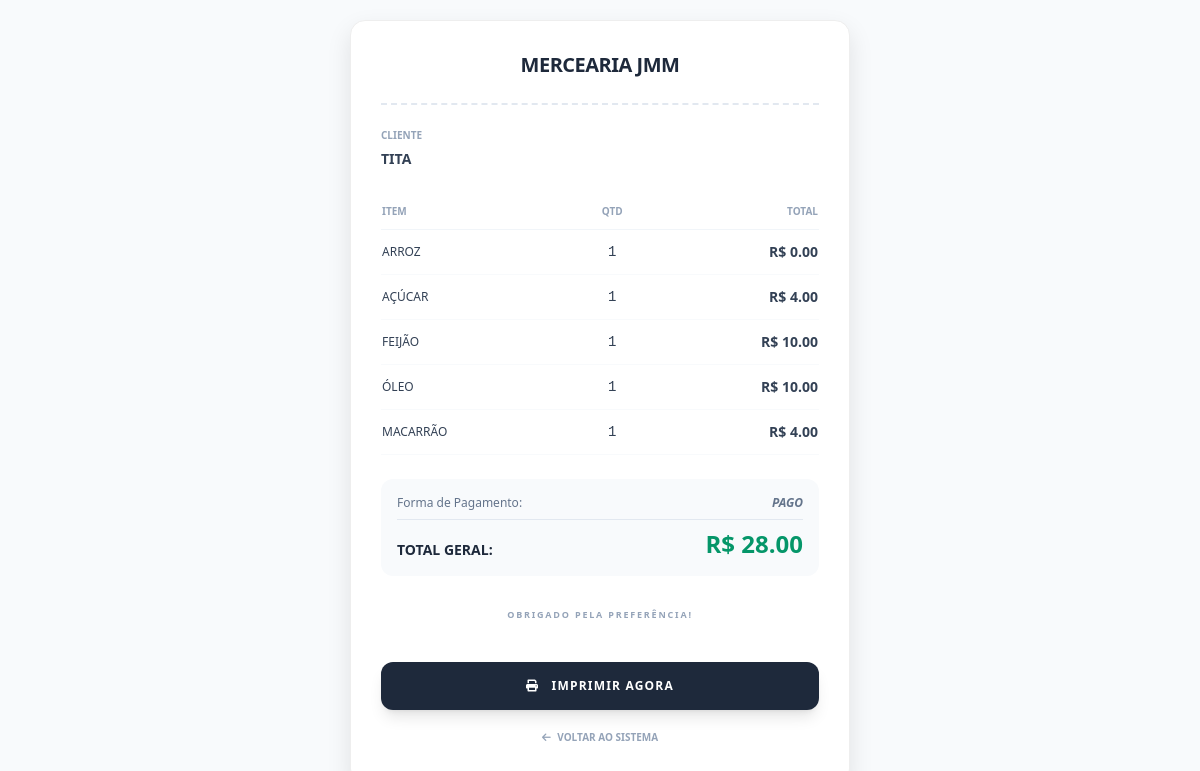
Page /venda/11/comprovante (signed in) on the earlier database version.
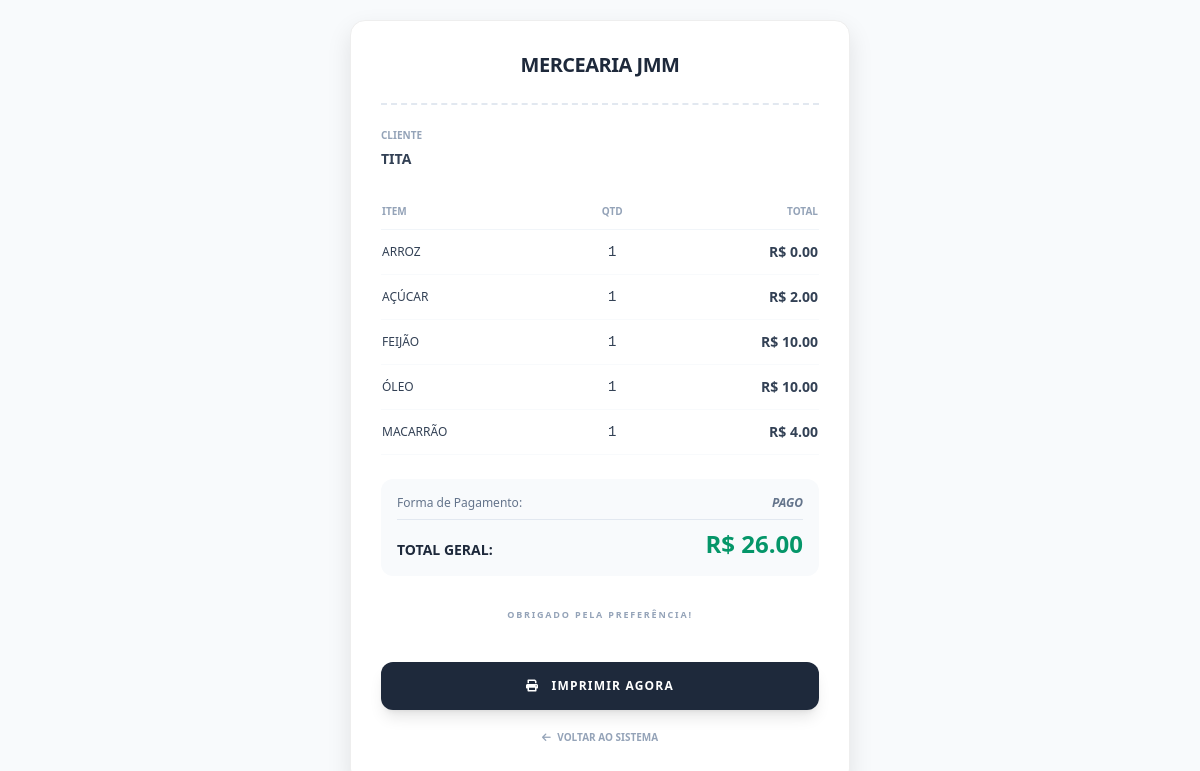
Same page on the later database version.
### tables this page shows
CREATE TABLE usuarios (
            id INTEGER PRIMARY KEY AUTOINCREMENT,
            nome TEXT NOT NULL,
            email TEXT UNIQUE NOT NULL,
            senha TEXT NOT NULL,
            logo TEXT,
            plano TEXT,
            data_expiracao TEXT
        , pix TEXT);

CREATE TABLE clientes (
            id INTEGER PRIMARY KEY AUTOINCREMENT,
            nome TEXT NOT NULL,
            telefone TEXT,
            saldo_devedor REAL DEFAULT 0,
            permite_fiado INTEGER DEFAULT 1,
            limite_fiado REAL DEFAULT 0,
            data_ultima_compra TEXT,
            usuario_id INTEGER, prazo_pagamento INTEGER DEFAULT 15,
            FOREIGN KEY (usuario_id) REFERENCES usuarios (id)
        );

CREATE TABLE vendas (
            id INTEGER PRIMARY KEY AUTOINCREMENT,
            produto_id INTEGER,
            cliente_id INTEGER,
            quantidade INTEGER,
            valor_total REAL,
            lucro REAL,
            forma_pagamento TEXT,
            data TEXT,
            usuario_id INTEGER,
            FOREIGN KEY (produto_id) REFERENCES produtos (id),
            FOREIGN KEY (cliente_id) REFERENCES clientes (id),
            FOREIGN KEY (usuario_id) REFERENCES usuarios (id)
        );

CREATE TABLE produtos (
            id INTEGER PRIMARY KEY AUTOINCREMENT,
            nome TEXT NOT NULL,
            preco_custo REAL,
            preco_venda REAL,
            quantidade INTEGER,
            usuario_id INTEGER,
            FOREIGN KEY (usuario_id) REFERENCES usuarios (id)
        );

### app.py (the view)
@app.route('/venda/<int:id>/comprovante')
def comprovante_venda(id):
    if 'usuario_id' not in session: return redirect(url_for('login'))
    conn = conectar_db()
    conn.row_factory = sqlite3.Row
    v = conn.execute("SELECT v.*, c.nome as cliente_nome, u.nome as empresa_nome FROM vendas v LEFT JOIN clientes c ON v.cliente_id=c.id LEFT JOIN usuarios u ON v.usuario_id=u.id WHERE v.id=? AND v.usuario_id=?", (id, session['usuario_id'])).fetchone()
    if not v: return redirect(url_for('vendas'))
    itens = conn.execute("SELECT v.*, p.nome as produto_nome FROM vendas v LEFT JOIN produtos p ON v.produto_id=p.id WHERE v.data=? AND v.usuario_id=?", (v['data'], session['usuario_id'])).fetchall()
    conn.close()
    return render_template('comprovante.html', venda=v, itens=itens, total=sum(i['valor_total'] for i in itens))

### models.py (called while the page is built)
def conectar_db():
    conn = sqlite3.connect(DATABASE, timeout=10)
    conn.row_factory = sqlite3.Row
    return conn

### templates/comprovante.html (shortened to what this page needs)
<!DOCTYPE html>
<html lang="pt-br">
<head>
    <script src="https://cdn.tailwindcss.com"></script>
    <link rel="stylesheet" href="https://cdnjs.cloudflare.com/ajax/libs/font-awesome/6.0.0/css/all.min.css">
</head>
<body class="bg-slate-50 font-sans">
    <div class="receipt-card">
        <div class="text-center mb-6">
            <h1 class="text-xl font-black uppercase tracking-tight text-slate-800">
    {{ venda.empresa_nome if venda.empresa_nome else 'JHOELSSONControl' }}
</h1>
        </div>
        <div class="dashed-line"></div>
        <div class="mb-6 text-sm">
            <p class="text-slate-400 text-[10px] uppercase font-black mb-1">Cliente</p>
            <p class="font-bold text-slate-700">{{ venda.cliente_nome or 'Consumidor Final' }}</p>
        </div>
        <div class="mb-6">
            <table class="w-full text-sm">
                <thead>
                    <tr class="text-[10px] uppercase text-slate-400 border-b border-slate-100">
                        <th class="text-left py-2 font-black">Item</th>
                        <th class="text-center py-2 font-black">Qtd</th>
                        <th class="text-right py-2 font-black">Total</th>
                    </tr>
                </thead>
                <tbody class="text-slate-700">
    {% for item in itens %}
    <tr class="border-b border-slate-50">
        <td class="py-3 font-medium uppercase text-xs">{{ item.produto_nome }}</td>
        <td class="py-3 text-center font-mono">{{ item.quantidade }}</td>
        <td class="py-3 text-right font-bold">R$ {{ "%.2f"|format(item.valor_total) }}</td>
    </tr>
    {% endfor %}
</tbody>
            </table>
        </div>
        <div class="bg-slate-50 p-4 rounded-xl space-y-2">
            <div class="flex justify-between text-xs text-slate-500">
                <span>Forma de Pagamento:</span>
                <span class="font-black uppercase italic">{{ venda.forma_pagamento }}</span>
            </div>
            <div class="flex justify-between items-end pt-2 border-t border-slate-200">
    <span class="text-sm font-bold text-slate-800 uppercase">Total Geral:</span>
    <span class="text-2xl font-black text-emerald-600">R$ {{ "%.2f"|format(total) }}</span>
</div>
        </div>
        <div class="mt-8 text-center">
            <p class="text-[9px] text-slate-400 uppercase font-bold tracking-[0.2em]">Obrigado pela preferência!</p>
        </div>
        <div class="no-print mt-10 space-y-3">
            <button onclick="window.print()" class="w-full bg-slate-800 hover:bg-black text-white py-4 rounded-xl font-black uppercase text-xs tracking-widest transition shadow-lg">
                <i class="fas fa-print mr-2"></i> Imprimir Agora
            </button>
            <a href="{{ url_for('vendas') }}" class="w-full text-slate-400 py-2 text-center block text-[10px] uppercase font-black hover:text-slate-600">
                <i class="fas fa-arrow-left mr-1"></i> Voltar ao Sistema
            </a>
        </div>
    </div>
</body>
</html>

### templates/comprovante.html (style rules this page uses)
.receipt-card { max-width: 500px; margin: 20px auto; background: white; border-radius: 15px; box-shadow: 0 10px 25px rgba(0,0,0,0.1); padding: 30px; border: 1px solid #eee; }
.dashed-line { border-top: 2px dashed #e2e8f0; margin: 20px 0; }

Differences in the rows shown:
changed vendas "AÇÚCAR": valor_total "4.00" → "2.00"
Other differences:
{{ "%.2f"|format(total) }}: "28.00" → "26.00"
